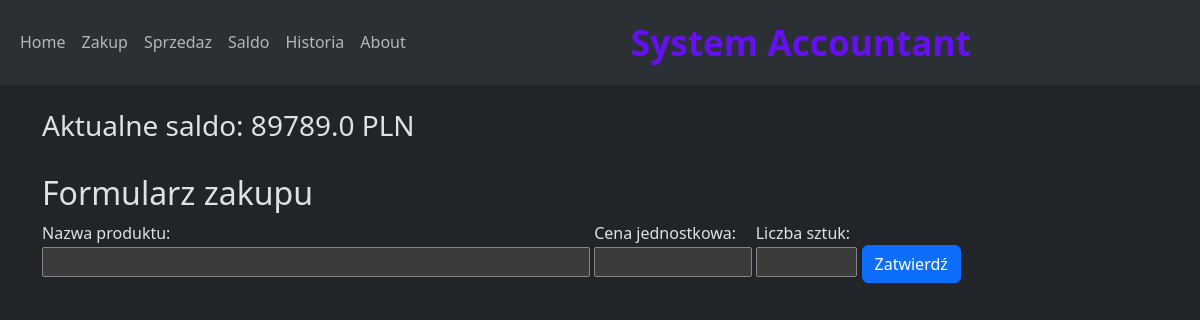
The page /zakup on the database as committed earlier.
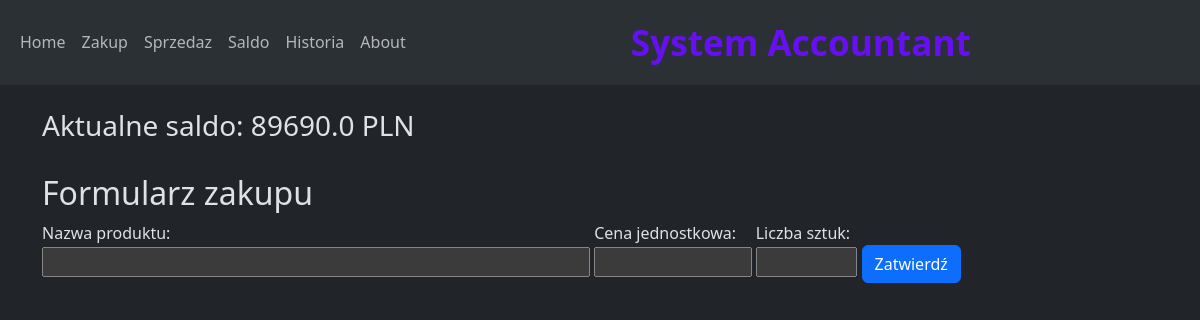
The same page on the database as committed later.
### app.py (models this page shows)
class Saldo(db.Model):
    id = db.Column(db.Integer, primary_key=True)
    saldo = db.Column(db.Float)
    when = db.Column(db.DateTime, server_default=func.now())

### app.py (the view, shortened to what this page needs)
@app.route('/zakup', methods=["GET", "POST"])
def zakup():
    konto = Saldo.query.order_by(Saldo.id.desc()).first()
    konto = konto.saldo
    return render_template('zakup.html', konto=konto)

### templates/zakup.html (shortened to what this page needs)
{% extends "base.html" %}
{% block content %}
<h3>Aktualne saldo:  {{ konto }} PLN</h3>
 <br>
<form action="/zakup" method="POST">
      <h2>Formularz zakupu</h2>
	  <label style="width: calc(50% - 10px)" >Nazwa produktu:</label>
	  <label  style="width: calc(15% - 10px)" >Cena jednostkowa:</label>
	  <label  style="width: calc(10% - 10px)" >Liczba sztuk:</label>
	  <br>
	  <input   style="width: calc(50% - 10px)" type="text" name="productNameBuy"  required>
	  <input   style="width: calc(15% - 10px)" type="number" name="unitPriceBuy" required>
	  <input   style="width: calc(10% - 10px)" type="number" name="quantityBuy" required>
	  <button type="submit"  class="btn btn-primary">Zatwierdź</button>
    </form>
{% endblock %}

Rows that differ between the two databases and show on the page:
no longer on this page (row unchanged): Saldo: saldo "89789.0"
added Saldo: saldo "89690.0"
